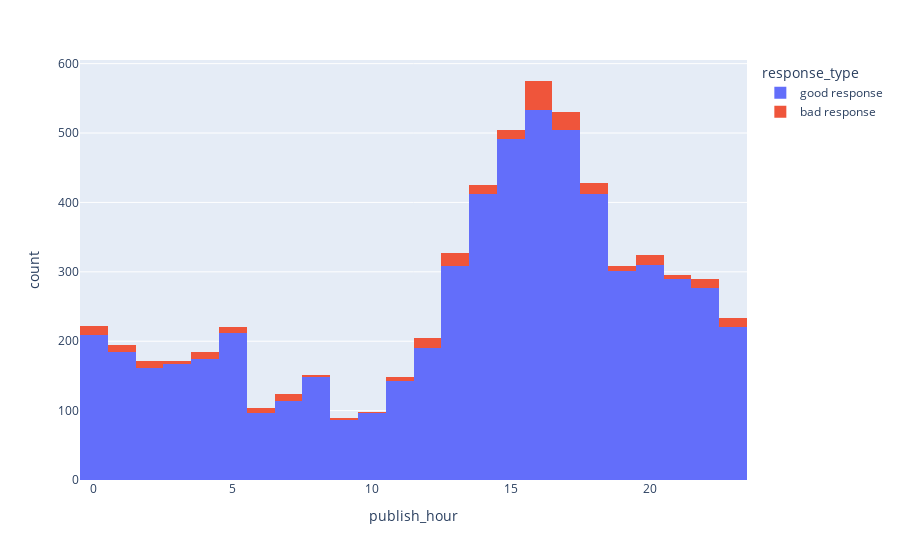

Notebook code for this chart:
### Markdown cell above
- Most of the trending videos are from **Entertainment,** **Music,**  **Howto & Style** and **News & Politics**
- We will analyze only **top 3** trending video categories

#### Side Note

- **Bad response** is when No.of dislikes is **almost equal** to No.of likes or when No.of dislikes is **more than** No.of likes

- A video can trend either because of **positive reasons** or for **negative reasons**

- From the above graph, we see that **News & Politics** has **more bad responses** compared to other categories.

------------------------------------------------------------------------------------------------------------------------------

### Code cell
fig=px.histogram(df, x="publish_hour",color='response_type')
fig.update_layout(xaxis={'categoryorder':'total descending'})

fig.show()

### Figure 1 — Plotly figure (JSON) as saved in the notebook; plotly's stock layout.template omitted (floating-point values rounded to 4 significant figures; data arrays with more than 128 entries replaced by an {"elided": "..."} marker saying what was removed)
{"data": [{"alignmentgroup": "True", "bingroup": "x", "hovertemplate": "response_type=good response<br>publish_hour=%{x}<br>count=%{y}<extra></extra>", "legendgroup": "good response", "marker": {"color": "#636efa", "pattern": {"shape": ""}}, "name": "good response", "offsetgroup": "good response", "orientation": "v", "showlegend": true, "type": "histogram", "x": {"elided": "6045 int values"}, "xaxis": "x", "yaxis": "y"}, {"alignmentgroup": "True", "bingroup": "x", "hovertemplate": "response_type=bad response<br>publish_hour=%{x}<br>count=%{y}<extra></extra>", "legendgroup": "bad response", "marker": {"color": "#EF553B", "pattern": {"shape": ""}}, "name": "bad response", "offsetgroup": "bad response", "orientation": "v", "showlegend": true, "type": "histogram", "x": {"elided": "280 int values"}, "xaxis": "x", "yaxis": "y"}], "layout": {"barmode": "relative", "legend": {"title": {"text": "response_type"}, "tracegroupgap": 0}, "margin": {"t": 60}, "xaxis": {"anchor": "y", "categoryorder": "total descending", "domain": [0, 1], "title": {"text": "publish_hour"}}, "yaxis": {"anchor": "x", "domain": [0, 1], "title": {"text": "count"}}}}
